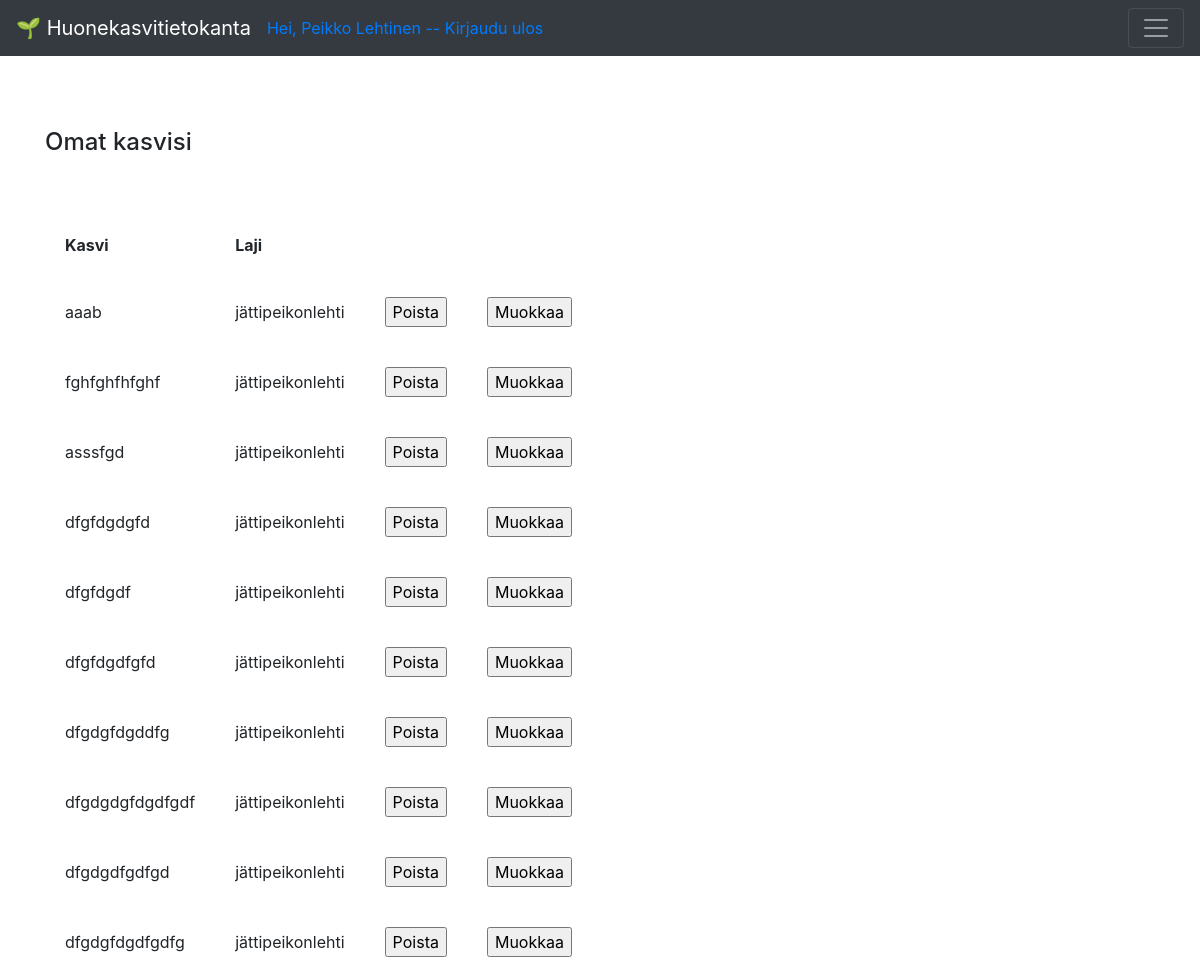
The app's page /plants (signed in), older data.
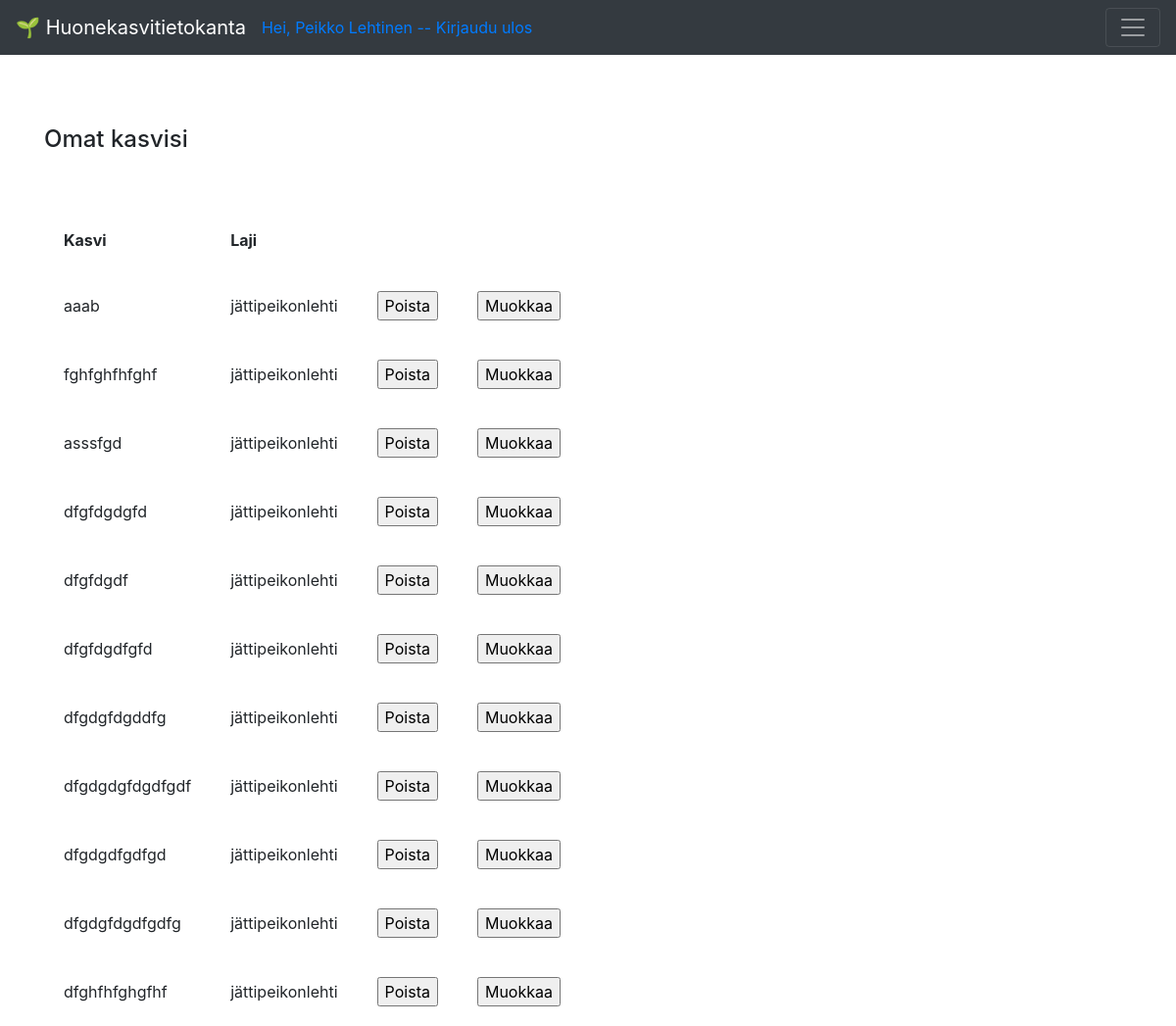
The same page, newer data.
### application/auth/models.py (models this page shows, shortened)
class User(db.Model):
    __tablename__ = "account"
    id = db.Column(db.Integer, primary_key=True)
    date_created = db.Column(db.DateTime, default=db.func.current_timestamp())
    name = db.Column(db.String(144), nullable=False)
    username = db.Column(db.String(144), nullable=False, unique=True)
    password = db.Column(db.String(144), nullable=False)
    plants = db.relationship("Plant", backref='account', lazy=True)

### application/plants/models.py (models this page shows, shortened)
class Plant(Base):
    species_id = db.Column(db.Integer, db.ForeignKey('species.id'),
        nullable=True)
    account_id = db.Column(db.Integer, db.ForeignKey('account.id'),
                           nullable=False)
    species_name = db.Column(db.String(144), nullable=True)

### application/plants/views.py (the view)
@app.route("/plants", methods=["GET"])
@login_required(role="ANY")
def plants_index():
    return render_template("plants/list.html", plants = Plant.query.filter_by(account_id=current_user.id))

### application/__init__.py (called while the page is built)
def login_required(role = "ANY"):
    def wrapper(fn):
        @wraps(fn)
        def decorated_view(*args, **kwargs):
            if not current_user:
                return login_manager.unauthorized()
            if not current_user.is_authenticated:
                return login_manager.unauthorized()
            unauthorized = False
            if not role == "ANY":
                unauthorized = True
                for user_role in current_user.userrole():
                    if user_role == role:
                        unauthorized = False
                        break
            if unauthorized:
                return login_manager.unauthorized()
            return fn(*args, **kwargs)
        return decorated_view
    return wrapper

@login_manager.user_loader
def load_user(user_id):
    return User.query.get(user_id)

### application/templates/plants/list.html
{% extends "layout.html" %}
{% block body %}
<h4>Omat kasvisi</h4>
<br>
<br>
  <table cellpadding="20">
    <tr>
      <th>Kasvi</th>
      <th>Laji<th>
    </tr>
    {% for plant in plants %}
    <tr>
      <td>{{ plant.name }}</td>
      <td>{{ plant.species_name }}</td>
            <td>
                <form method="POST" action="{{ url_for('plants_delete', plant_id=plant.id) }}">
                  <input type="submit" value="Poista"/>
                </form>
                    </td>
                    <td>
                        <form method="POST" action="{{ url_for('plants_edit', plant_id=plant.id) }}">
                          <input type="submit" value="Muokkaa"/>
                        </form>
                            </td>
    </tr>
    {% endfor %}
  </table>
{% endblock %}

### application/templates/layout.html (shortened to what this page needs)
<!DOCTYPE html>
<html>
  <head>
    <link rel="stylesheet"
          href= "https://stackpath.bootstrapcdn.com/bootstrap/4.3.1/css/bootstrap.min.css">
  </head>
  <body>
<nav class="navbar navbar-dark bg-dark">
    <a class="navbar-brand" href="#">&#127793; Huonekasvitietokanta</a>
    {% if current_user.is_authenticated %}
        <a href="{{ url_for('auth_logout') }}">Hei, {{ current_user.name }} -- Kirjaudu ulos</a>
        {% else %}
        </li><a class= "nav-link" href="{{ url_for('auth_login') }}">Kirjaudu sisään</a>
        <a class="nav-link" href="{{ url_for('auth_new') }}">Luo tunnus</a>
        {% endif %}
    <button class="navbar-toggler ml-auto"
                type="button"
                data-toggle="collapse"
                data-target="#navbarSupportedContent1">
            <span class="navbar-toggler-icon my-toggler">
          </span>
        </button>
  </nav>
<main role="main" class="container">
    <br>
    <br>
    <br>
    {% block body %}{% endblock %}
  </body>
</html>

Row changes from the older to the newer data that the page shows:
added Plant: name "dfghfhfghgfhf", species_name "jättipeikonlehti"
